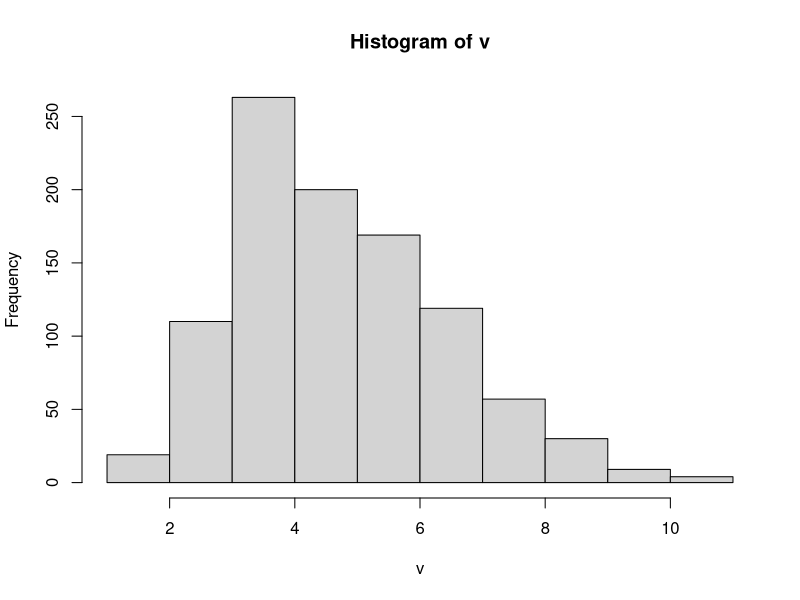
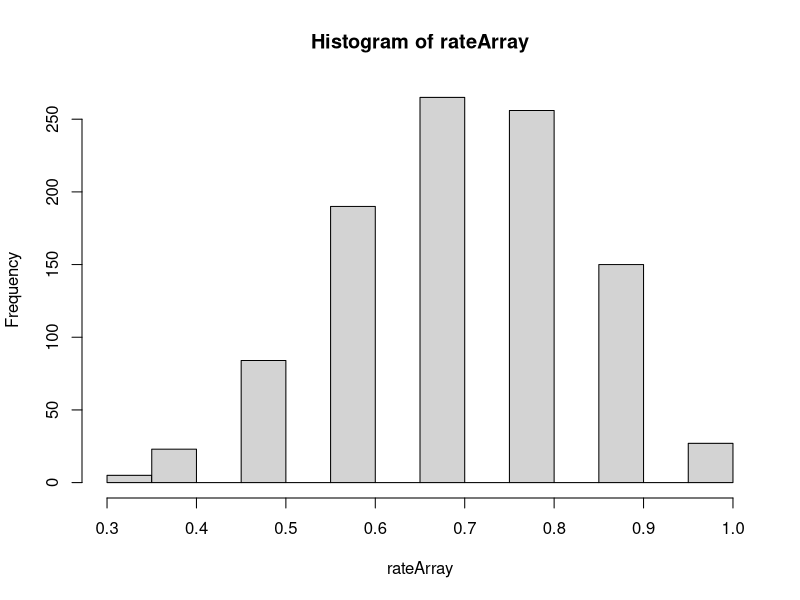
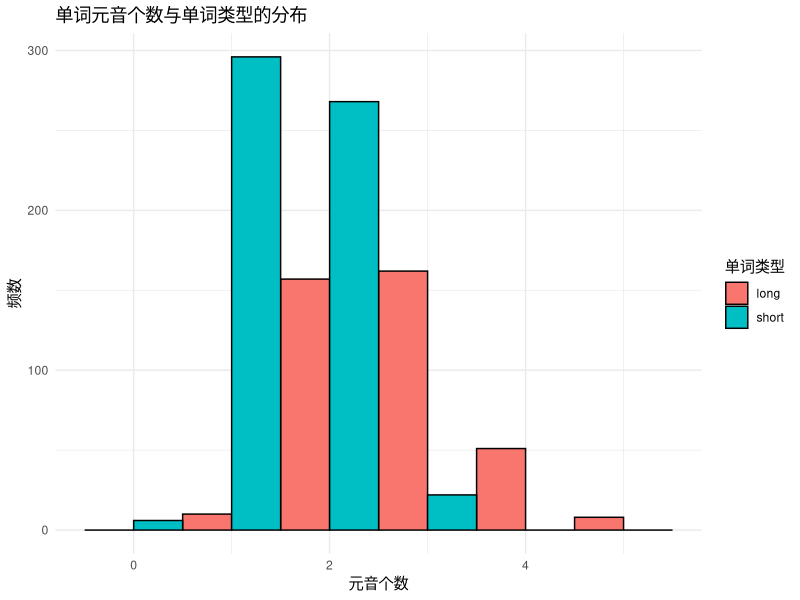

R code for these plots, in order: (Note: this script raises an error after producing the figures.)
## ---- chunk 1
library(tidyverse)
library(readxl)

## ---- chunk 2
library(stringr)

length(words)
## ---- chunk 3

regexUse = "[^aeiou]$"

sum(str_count(words, regexUse))

sum(str_count(words, regexUse)) / length(words)

## ---- chunk 4
v = c()

for(i in 1:length(words)) {
  v[i] = nchar(words[i])
}

hist(v)

## ---- chunk 5

rateArray = c()

for(i in 1:1000) {
  num = floor(runif(10, 1, length(words)))
  count = 0;
  
  for(j in 1:10) {
    if(str_detect(words[num[j]], "[^aeiou]$")) {
      count = count + 1
    }
  }
  
  rateArray[i] = count / 10
}

hist(rateArray)


## ---- chunk 6

countRate = function(x, n) {
  rateArray = c()
  
  for(i in 1:n) {
    num = floor(runif(x, 1, length(words)))
    count = 0;
    
    for(j in 1:x) {
        if(str_detect(words[num[j]], "[^aeiou]$")) {
          count = count + 1
        }
    }
    
    rateArray[i] = count / x
  }

  hist(rateArray)
}

## ---- chunk 7
table1 = tibble(word = words)

median_length <- median(nchar(words))

table1 = table1 %>%
  mutate(
    length = nchar(word),                               
    type = if_else(length <= median_length, 'short', 'long'),
    vowel_count = str_count(word, "[aeiou]")
  )

ggplot(table1, aes(x = vowel_count, fill = type)) +
  geom_histogram(binwidth = 1, position = "dodge", color = "black") +
  labs(
    title = "单词元音个数与单词类型的分布",
    x = "元音个数",
    y = "频数",
    fill = "单词类型"
  ) +
  theme_minimal()
## ---- chunk 8

table2 = table2 %>%
  mutate(
    length = nchar(word),                               
    type = if_else(length <= median_length, 0, 1),
    vowel_count = str_count(word, "[aeiou]")
  )

dataUse = lm(vowel_count ~ type, data = table2)

summary(dataUse)

